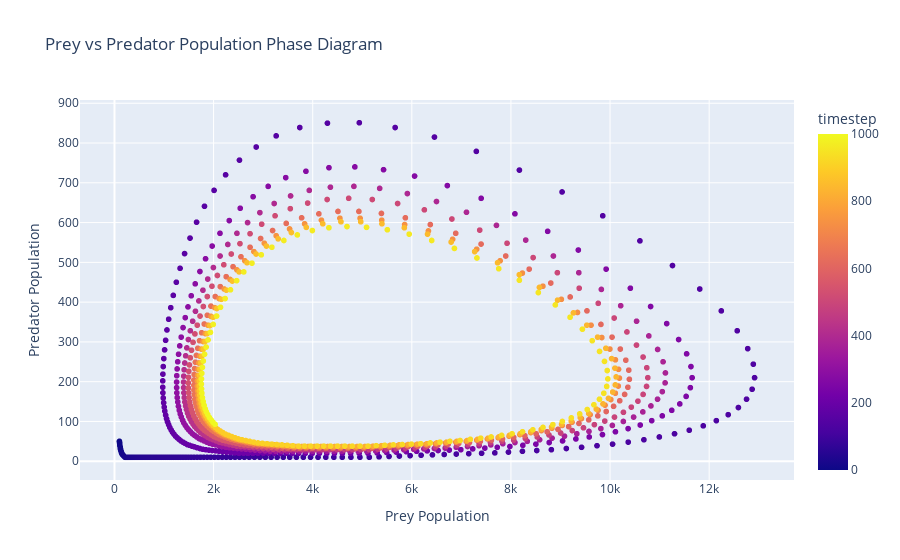

Source (notebook cell):
### Code cell
cadcad_gpt('can you plot the prey population against predator population as a phase diagram with timestep as color?')

### Figure 1 — Plotly figure (JSON) as saved in the notebook; plotly's stock layout.template omitted (floating-point values rounded to 4 significant figures; data arrays with more than 128 entries replaced by an {"elided": "..."} marker saying what was removed)
{"data": [{"hovertemplate": "Prey Population=%{x}<br>Predator Population=%{y}<br>timestep=%{marker.color}<extra></extra>", "legendgroup": "", "marker": {"color": {"elided": "1001 int values"}, "coloraxis": "coloraxis", "symbol": "circle"}, "mode": "markers", "name": "", "showlegend": false, "type": "scattergl", "x": {"elided": "1001 int values"}, "xaxis": "x", "y": {"elided": "1001 int values"}, "yaxis": "y"}], "layout": {"coloraxis": {"colorbar": {"title": {"text": "timestep"}}, "colorscale": [[0, "#0d0887"], [0.1111, "#46039f"], [0.2222, "#7201a8"], [0.3333, "#9c179e"], [0.4444, "#bd3786"], [0.5556, "#d8576b"], [0.6667, "#ed7953"], [0.7778, "#fb9f3a"], [0.8889, "#fdca26"], [1, "#f0f921"]]}, "legend": {"tracegroupgap": 0}, "title": {"text": "Prey vs Predator Population Phase Diagram"}, "xaxis": {"anchor": "y", "domain": [0, 1], "title": {"text": "Prey Population"}}, "yaxis": {"anchor": "x", "domain": [0, 1], "title": {"text": "Predator Population"}}}}
